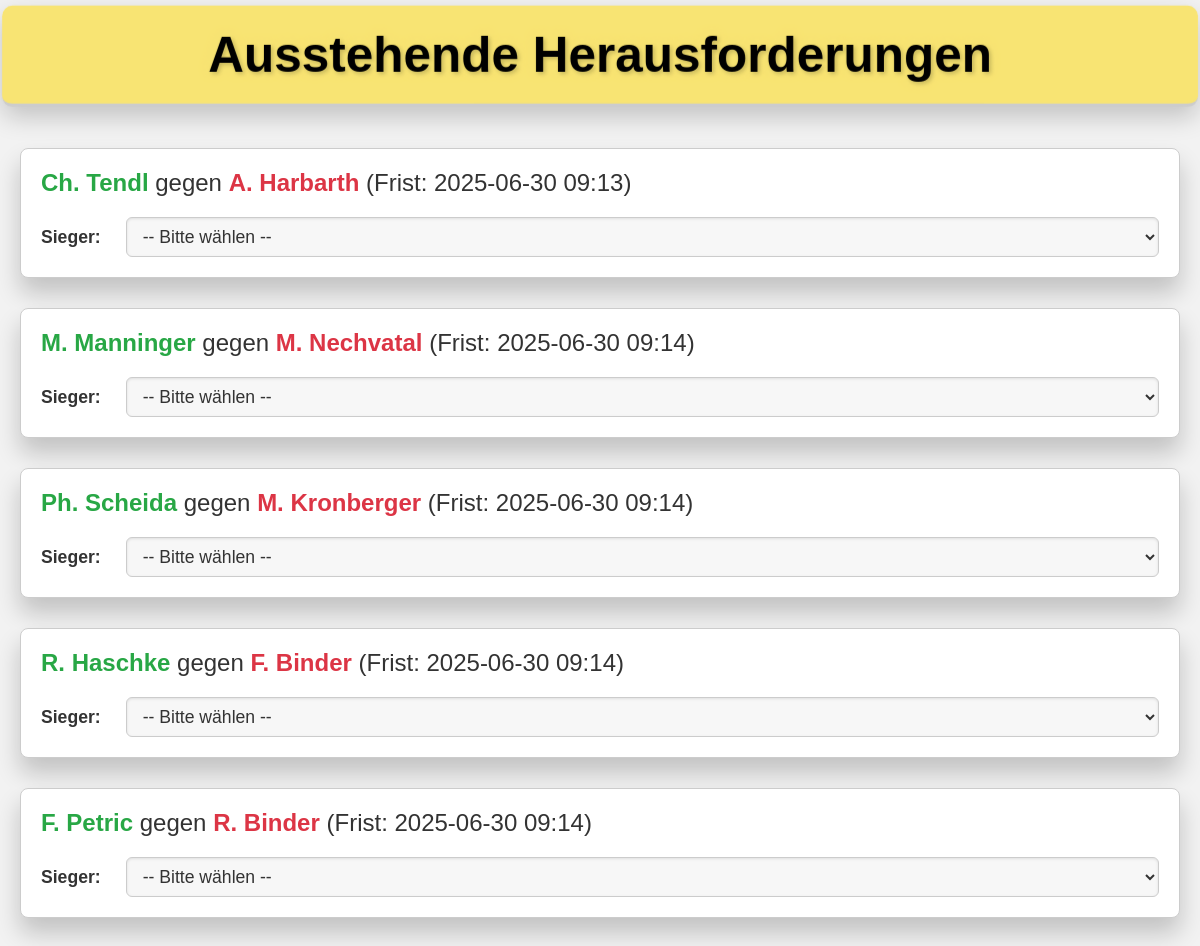
/admin, run on an earlier commit of the app's database.
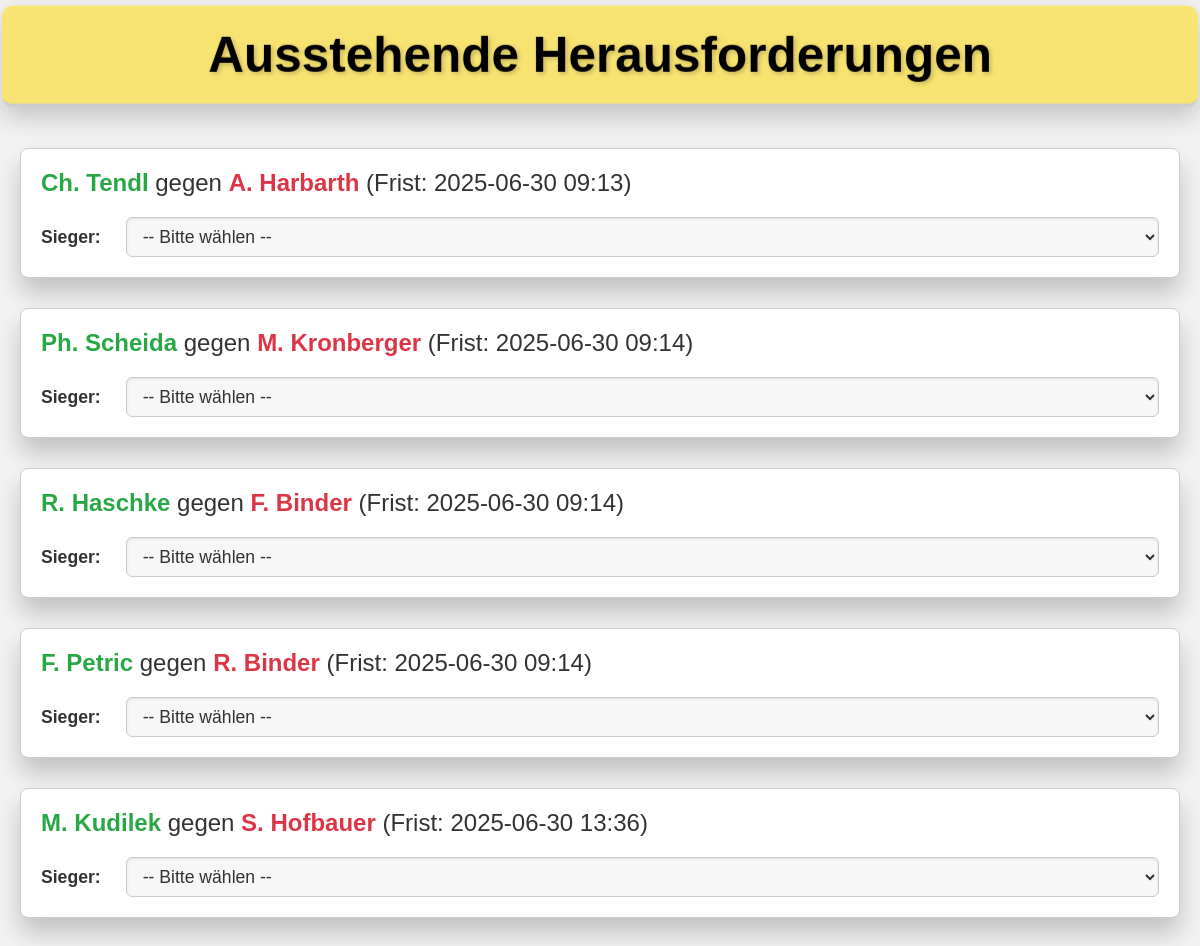
And on a later commit of the database.
### tables this page shows
CREATE TABLE challenges (
    id INTEGER PRIMARY KEY AUTOINCREMENT,
    challenger_id INTEGER NOT NULL,
    opponent_id INTEGER NOT NULL,
    timestamp DATETIME NOT NULL,
    deadline DATETIME NOT NULL,
    resolved_at DATETIME,
    resolved INTEGER NOT NULL DEFAULT 0,
    result TEXT,  -- 'challenger_wins', 'opponent_wins', or 'not_happened'
    score_details TEXT,
    scheduled_play_date DATETIME, -- UPDATED: Changed from DATE to DATETIME
    FOREIGN KEY (challenger_id) REFERENCES players(id) ON DELETE CASCADE,
    FOREIGN KEY (opponent_id) REFERENCES players(id) ON DELETE CASCADE
);

CREATE TABLE players (
    id INTEGER PRIMARY KEY,
    name TEXT NOT NULL UNIQUE,
    available INTEGER NOT NULL DEFAULT 1,
    rank INTEGER NOT NULL,
    unavailable_since DATETIME,
    block_challenger_until DATETIME,
    block_opponent_until DATETIME,
    is_new INTEGER NOT NULL DEFAULT 0
);

### app.py (the view)
@app.route("/admin")
def admin():
    db = get_db()
    try:
        cur = db.execute(
            "SELECT c.*, p1.name as challenger_name, p2.name as opponent_name FROM challenges c "
            "JOIN players p1 ON c.challenger_id = p1.id "
            "JOIN players p2 ON c.opponent_id = p2.id "
            "WHERE c.resolved = 0 ORDER BY c.deadline ASC"
        )
        challenges_raw = cur.fetchall()
        challenges_processed = []
        for row in challenges_raw:
            challenge = dict(row)  # Convert Row to dict
            if isinstance(challenge.get("deadline"), str):
                try:
                    deadline_str = challenge["deadline"].split(".")[0]
                    challenge["deadline"] = datetime.strptime(
                        deadline_str, "%Y-%m-%d %H:%M:%S"
                    )
                except (ValueError, TypeError):
                    logger.warning(
                        f"Could not parse deadline string '{challenge['deadline']}' for challenge ID {challenge.get('id')}. Setting to None."
                    )
                    challenge["deadline"] = None  # Set to None if parsing fails
            elif not isinstance(challenge.get("deadline"), datetime):
                logger.warning(
                    f"Unexpected type for deadline '{type(challenge.get('deadline'))}' for challenge ID {challenge.get('id')}. Setting to None."
                )
                challenge["deadline"] = None
            challenges_processed.append(challenge)
        return render_template(
            "admin.html", challenges=challenges_processed
        )  # Pass processed list
    except sqlite3.Error as e:
        logger.exception("Database error on /admin route.")
        flash(
            "Ein Datenbankfehler ist aufgetreten beim Laden der Admin-Seite.", "danger"
        )
        return redirect(url_for("index"))
    except Exception as e:
        logger.exception("Unexpected error on /admin route.")
        flash("Ein unerwarteter Fehler ist aufgetreten.", "danger")
        return redirect(url_for("index"))

### app.py (called while the page is built)
def get_db():
    if "db" not in g:
        try:
            g.db = sqlite3.connect(
                app.config["DATABASE"], timeout=10, detect_types=sqlite3.PARSE_DECLTYPES
            )
            g.db.row_factory = sqlite3.Row
            g.db.execute("PRAGMA journal_mode=WAL")
            g.db.execute("PRAGMA foreign_keys = ON")
        except sqlite3.Error as e:
            logger.exception("Database connection failed.")
            raise e
    return g.db

### templates/admin.html (shortened to what this page needs)
<!DOCTYPE html>
<html lang="de">
<head>
</head>
<body>
  <header>
    <h1>Ausstehende Herausforderungen</h1>
  </header>
  <main>
    <div id="challenges-container">
      {% for challenge in challenges %}
        <div class="challenge-container" data-challenge-id="{{ challenge.id }}" data-challenger-id="{{ challenge.challenger_id }}" data-opponent-id="{{ challenge.opponent_id }}">
          <p>
            <span class="challenger-name">{{ challenge.challenger_name }}</span> gegen <span class="opponent-name">{{ challenge.opponent_name }}</span>
            (Frist: {{ challenge.deadline.strftime('%Y-%m-%d %H:%M') if challenge.deadline else 'N/A' }})
          </p>
          <form class="result-form" method="POST" action="/submit_result">
            <div class="result-dropdown-section">
                <label for="result-{{ challenge.id }}">Sieger:</label>
                <select id="result-{{ challenge.id }}" name="result" class="result-select">
                  <option value="">-- Bitte wählen --</option>
                </select>
            </div>
          </form>
        </div>
      {% endfor %}
    </div>
  </main>
</body>
</html>

### templates/admin.html (style rules this page uses)
:root { --primary-color: #f8e473; --primary-dark: #e6d661; --bg-color: #f2f2f2; --container-bg: #fff; --text-color: #333; --border-color: #ccc; --shadow-color: rgba(0, 0, 0, 0.2); --highlight-shadow: rgba(248, 228, 115, 0.4); --challenger-color: #28a745; --opponent-color: #dc3545; --neutral-color: #6c757d; --error-color: #dc3545; }
body { background-color: var(--bg-color); font-family: Arial, sans-serif; margin: 0; padding: 20px; color: var(--text-color); perspective: 1000px; }
header { text-align: center; margin-bottom: 30px; background-color: var(--primary-color); padding: 20px; border-bottom: 3px solid var(--border-color); transform: translateZ(30px); box-shadow: 0 10px 25px var(--shadow-color); border-radius: 10px; position: relative; transition: transform 0.3s ease; }
header h1 { font-size: 3rem; margin: 0; color: #000; text-shadow: 2px 2px 4px var(--shadow-color), 0 0 10px var(--highlight-shadow); }
main { max-width: 1200px; margin: 0 auto; transform-style: preserve-3d; }
.challenge-container { background-color: var(--container-bg); border: 1px solid var(--border-color); border-radius: 8px; padding: 20px; margin-bottom: 30px; box-shadow: 0 15px 25px var(--shadow-color); transition: all 0.4s ease; transform: translateZ(10px); position: relative; }
.challenge-container p { margin: 0 0 15px; font-size: 1.5rem; color: var(--text-color); font-weight: 500; }
.challenger-name { color: var(--challenger-color); font-weight: bold; }
.opponent-name { color: var(--opponent-color); font-weight: bold; }
.challenge-container form { display: grid; grid-template-columns: auto 1fr; gap: 10px 15px; align-items: center; }
.challenge-container form label { font-size: 1.1rem; color: #333; font-weight: bold; text-align: right; grid-column: 1 / 2; padding-right: 10px; }
.challenge-container form select, .challenge-container form input[type="text"], .challenge-container form button { font-size: 1.1rem; padding: 8px 12px; border: 1px solid var(--border-color); border-radius: 6px; background-color: #f7f7f7; color: var(--text-color); outline: none; box-shadow: inset 0 1px 3px rgba(0, 0, 0, 0.1); transition: all 0.3s ease; width: 100%; box-sizing: border-box; grid-column: 2 / 3; }
.result-dropdown-section { grid-column: 1 / 3; display: grid; grid-template-columns: auto 1fr; gap: 10px 15px; align-items: center; margin-top: 5px; margin-bottom: 0px; }
.result-dropdown-section label { grid-column: 1 / 2; text-align: right; }
.result-dropdown-section select { grid-column: 2 / 3; }

What changed in the data, as far as the page shows it:
no longer on this page (row edited): challenges: challenger_name "M. Manninger", opponent_name "M. Nechvatal", deadline "2025-06-30 09:14"
added challenges: challenger_name "M. Kudilek", opponent_name "S. Hofbauer", deadline "2025-06-30 13:36"
